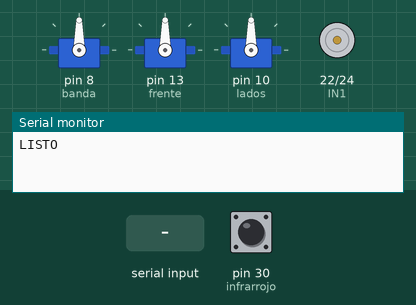
Simulated run of this sketch. Board: Arduino Mega 2560, built with avr-gcc and run on an emulated ATmega2560. On the bench: 3 × servo, motor-driver pin pairs drawn as motors (green arrow = first pin HIGH = forward, orange = second pin HIGH = backward, longer = more drive, scaled by the enable pin), the last lines printed to the serial monitor. The test bench sets the inputs (shaded band); at power-on: pin 30 (infrarrojo) HIGH.

Above: at 1.2 s.
1.3 s: "d" received over Serial
At 2.9 s:
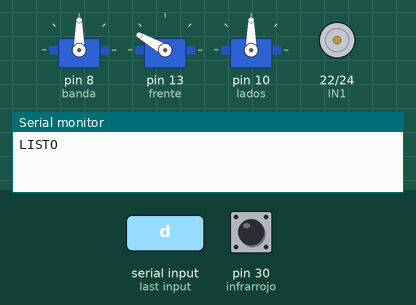
3.9 s: "f90\n" received over Serial
At 5.1 s:
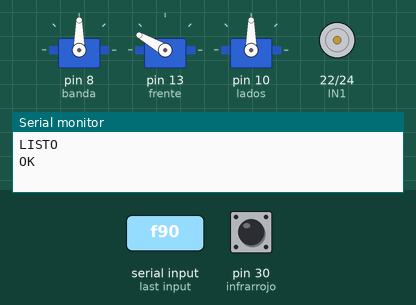
5.4 s: "t" received over Serial
At 7.5 s:
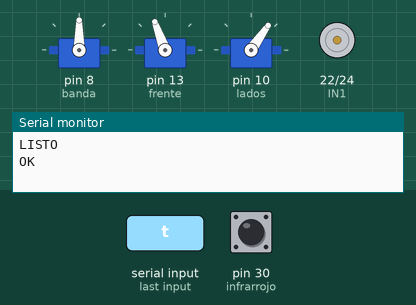
8.3 s: "r" received over Serial
At 10.9 s:
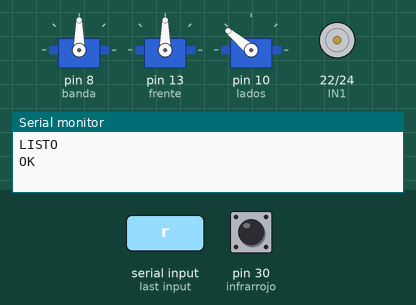
11.2 s: "i90\n" received over Serial
At 12.0 s:
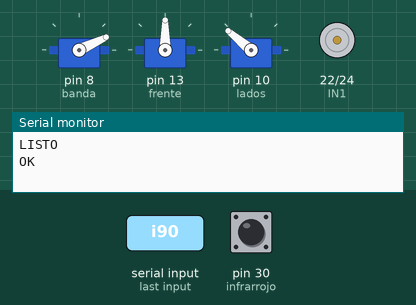
12.7 s: "a90\n" received over Serial
At 13.2 s:
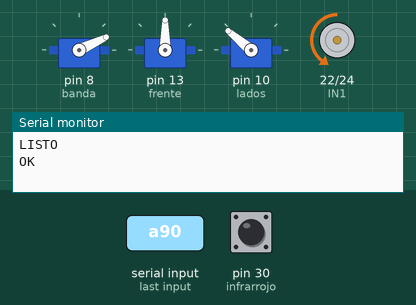
Timing chart, 0 to 15.2 s (numbered marks = the images above; inputs shaded):
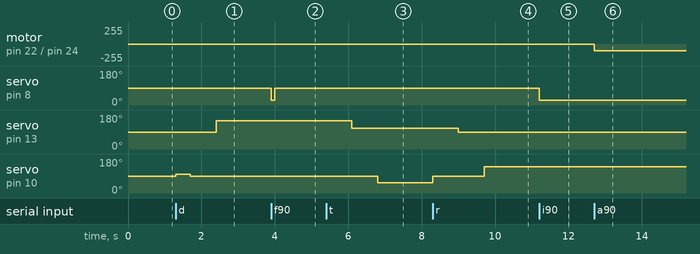

The sketch:

ClasificadorArduino.ino
```cpp
#include <Servo.h>
Servo banda;
Servo frente;
Servo lados;
int ENA = 9;
int IN1 = 22;
int IN2 = 24;

int infrarrojo = 30;
int valorIR = 0;
bool vibracionActiva = false;

// Velocidades del servo de la banda (rotación continua)
const int BANDA_AVANCE = 25;
const int BANDA_RETROCESO = 155;   // ajustar si la banda retrocede muy rápido/lento
const int BANDA_DETENIDA = 90;

// Tiempos (ms)
// Del IR a la cámara. Medido: con 9400 las piezas llegaban ~94 px (~450 ms) pasadas
const unsigned long TIEMPO_A_CAMARA = 8950;
const unsigned long ESPERA_TRAS_CLASIFICAR = 2500;   // banda parada tras recibir t/r/d
const unsigned long TIMEOUT_CLASIFICACION = 15000;   // si la PC no responde, reanuda
const unsigned long PULSO_MAXIMO = 1500;
const unsigned long PASO_SERVOS = 700;               // entre cada movimiento de servo

// Ángulos de la compuerta (tomados de la prueba ServosPrueba que funciona)
const int LADOS_CENTRO = 90;
const int LADOS_TUERCA = 55;      // derecha
const int LADOS_RONDANA = 140;    // izquierda
// En descarte la plataforma se ladeaba a la derecha con 90; se compensa hacia
// la izquierda (ángulo mayor = izquierda). 100, 95 y 92 se pasaban a la izquierda.
const int LADOS_DESCARTE = 90;
// El servo se detiene en un punto un poco distinto según de qué lado llega
// (venir de tuerca=55 o de rondana=140). Para que el descarte quede siempre
// igual, primero va a este ángulo y después baja a LADOS_DESCARTE.
const int LADOS_APROXIMACION = 100;
const unsigned long PASO_APROXIMACION = 400;
const int FRENTE_DESCARTE = 150;  // al frente
const int FRENTE_TUERCA = 110;
const int FRENTE_RONDANA = 90;

unsigned long tiempoAnterior = 0;
unsigned long tiempoParada = 0;
unsigned long tiempoServos = 0;
unsigned long duracionPulso = 0;
int estadoBanda = 0;
int estadoTrasPulso = 3;
// 0 = detenida, 1 = esperando pieza en IR, 2 = viajando a cámara,
// 3 = parada bajo cámara esperando ajuste o clasificación,
// 4 = pulso de ajuste en curso, 5 = clasificada, esperando para reanudar
int estadoServos = 0;
int tipoPieza = 0;

void setup() {
  Serial.begin(9600);
  Serial.setTimeout(50);   // para que parseInt no bloquee
  banda.attach(8);
  frente.attach(13);
  lados.attach(10);
  pinMode(infrarrojo, INPUT);
  pinMode(ENA, OUTPUT);
  pinMode(IN1, OUTPUT);
  pinMode(IN2, OUTPUT);
  banda.write(BANDA_DETENIDA);
  lados.write(LADOS_CENTRO);
  frente.write(FRENTE_RONDANA);
  Serial.println("LISTO");
}

void loop() {
  if (Serial.available() > 0) {
    int opcion = Serial.read();
    if (opcion == 'a') {
      vibracionActiva = true;
    }
    if (opcion == 'b') {
      vibracionActiva = false;
    }
    if (opcion == 'i') {
      estadoBanda = 1;
      banda.write(BANDA_AVANCE);
    }
    if (opcion == 'x') {
      estadoBanda = 0;
      banda.write(BANDA_DETENIDA);
      vibracionActiva = false;
      estadoServos = 0;
    }
    // Pulso de ajuste: "f<ms>\n" avanza, "v<ms>\n" retrocede
    if (opcion == 'f' || opcion == 'v') {
      long ms = Serial.parseInt();
      // Se aceptan bajo la cámara (3) o con el sistema detenido (0, para calibrar)
      if ((estadoBanda == 3 || estadoBanda == 0) && ms > 0) {
        if (ms > (long)PULSO_MAXIMO) ms = PULSO_MAXIMO;
        duracionPulso = ms;
        estadoTrasPulso = estadoBanda;
        banda.write(opcion == 'f' ? BANDA_AVANCE : BANDA_RETROCESO);
        tiempoAnterior = millis();
        estadoBanda = 4;
      }
    }
    if (opcion == 't' || opcion == 'r' || opcion == 'd') {
      iniciarServos(opcion);
      if (estadoBanda == 3 || estadoBanda == 4) {
        banda.write(BANDA_DETENIDA);
        tiempoAnterior = millis();
        estadoBanda = 5;
      }
    }
  }

  vibracion();

  unsigned long tiempoActual = millis();
  valorIR = digitalRead(infrarrojo);

  switch (estadoBanda) {
    case 1:
      if (valorIR == LOW) {
        tiempoAnterior = tiempoActual;
        estadoBanda = 2;
      }
      break;

    case 2:
      if (tiempoActual - tiempoAnterior >= TIEMPO_A_CAMARA) {
        banda.write(BANDA_DETENIDA);
        Serial.println("P");
        tiempoParada = tiempoActual;
        estadoBanda = 3;
      }
      break;

    case 3:
      // Espera pulsos de ajuste o la clasificación desde la PC
      if (tiempoActual - tiempoParada >= TIMEOUT_CLASIFICACION) {
        banda.write(BANDA_AVANCE);
        estadoBanda = 1;
      }
      break;

    case 4:
      if (tiempoActual - tiempoAnterior >= duracionPulso) {
        banda.write(BANDA_DETENIDA);
        estadoBanda = estadoTrasPulso;
        Serial.println("OK");
      }
      break;

    case 5:
      if (tiempoActual - tiempoAnterior >= ESPERA_TRAS_CLASIFICAR) {
        banda.write(BANDA_AVANCE);
        estadoBanda = 1;
      }
      break;
  }

  // Secuencia de servos (siempre desde lados al centro, igual que la prueba):
  //   paso 1: lados al centro
  //   paso 2: frente a su posición (150 descarte, 110 tuerca, 90 rondana)
  //   paso 3: lados a su posición (55 tuerca, 140 rondana; descarte no lo mueve)
  switch (estadoServos) {
    case 10:
      // Descarte: llega a su ángulo siempre desde el mismo lado
      if (tiempoActual - tiempoServos >= PASO_APROXIMACION) {
        lados.write(LADOS_DESCARTE);
        tiempoServos = tiempoActual;
        estadoServos = 1;
      }
      break;

    case 1:
      if (tiempoActual - tiempoServos >= PASO_SERVOS) {
        if (tipoPieza == 'd') frente.write(FRENTE_DESCARTE);
        if (tipoPieza == 't') frente.write(FRENTE_TUERCA);
        if (tipoPieza == 'r') frente.write(FRENTE_RONDANA);
        tiempoServos = tiempoActual;
        estadoServos = 2;
      }
      break;

    case 2:
      if (tiempoActual - tiempoServos >= PASO_SERVOS) {
        if (tipoPieza == 't') lados.write(LADOS_TUERCA);
        if (tipoPieza == 'r') lados.write(LADOS_RONDANA);
        estadoServos = 0;   // la posición final se mantiene hasta la siguiente pieza
      }
      break;
  }
}

void iniciarServos(int tipo) {
  tipoPieza = tipo;
  tiempoServos = millis();
  if (tipo == 'd') {
    lados.write(LADOS_APROXIMACION);
    estadoServos = 10;   // luego baja a LADOS_DESCARTE
  } else {
    lados.write(LADOS_CENTRO);
    estadoServos = 1;
  }
}

void vibracion() {
  // Solo vibra mientras se espera una pieza: así entra una a la vez a la banda
  if (vibracionActiva && estadoBanda == 1) {
    analogWrite(ENA, 100);
    digitalWrite(IN1, LOW);
    digitalWrite(IN2, HIGH);
  } else {
    analogWrite(ENA, 100);
    digitalWrite(IN1, LOW);
    digitalWrite(IN2, LOW);
  }
}
```

Measured:
- after the input at 1.3 s, servo on pin 13 (frente): 90° → 150° after 1.1 s; servo on pin 10 (lados): 90° → 100° at once, → 90° 0.40 s later
- after the input at 3.9 s, servo on pin 8 (banda): 90° → 25° at once, → 90° 0.09 s later
- after the input at 5.4 s, servo on pin 13 (frente): 150° → 110° after 0.70 s; servo on pin 10 (lados): 90° → 55° after 1.4 s
- after the input at 8.3 s, servo on pin 13 (frente): 110° → 90° after 0.70 s; servo on pin 10 (lados): 55° → 90° at once, → 140° 1.4 s later
- after the input at 11.2 s, servo on pin 8 (banda): 90° → 25° at once
- after the input at 12.7 s, motor on pin 22 (IN1) / pin 24 (IN2): stopped → backward 100/255 at once
